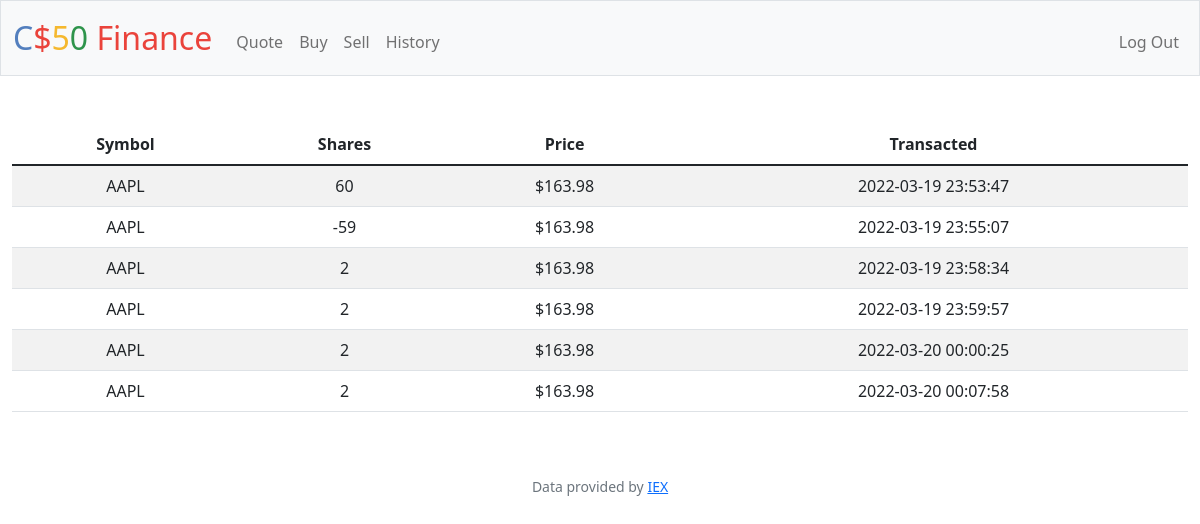
The app's page /history (signed in) with its own data.
### tables this page shows
CREATE TABLE transactions (
    id INTEGER PRIMARY KEY AUTOINCREMENT,
    user_id INTEGER NOT NULL,
    name TEXT NOT NULL,
    shares INTEGER NOT NULL,
    price NUMERIC NOT NULL,
    type TEXT NOT NULL,
    symbol TEXT NOT NULL,
    time TIMESTAMP DEFAULT CURRENT_TIMESTAMP,
    FOREIGN KEY(user_id) REFERENCES users(id)
    );

### app.py (the view)
@app.route("/history")
@login_required
def history():
    transactions = db.execute("SELECT symbol, shares, price, time FROM transactions WHERE user_id=?", session["user_id"])
    return render_template("history.html", transactions=transactions, usd_function=usd)

### app.py (called while the page is built)
@app.after_request
def after_request(response):
    response.headers["Cache-Control"] = "no-cache, no-store, must-revalidate"
    response.headers["Expires"] = 0
    response.headers["Pragma"] = "no-cache"
    return response

### helpers.py (called while the page is built)
def login_required(f):
    @wraps(f)
    def decorated_function(*args, **kwargs):
        if session.get("user_id") is None:
            return redirect("/login")
        return f(*args, **kwargs)
    return decorated_function

def usd(value):
    return f"${value:,.2f}"

### templates/history.html (shortened to what this page needs)
{% extends "layout.html" %}
{% block main %}
    <table class="table table-striped">
        <thead>
            <th>Symbol</th>
            <th>Shares</th>
            <th>Price</th>
            <th>Transacted</th>
        </thead>
        <tbody>
            {% for transaction in transactions %}
            <tr>
                <td> {{ transaction["symbol"] }} </td>
                <td> {{ transaction["shares"] }} </td>
                <td> {{ usd_function(transaction["price"]) }} </td>
                <td> {{ transaction["time"] }} </td>
            </tr>
            {% endfor %}
        </tbody>
    </table>
{% endblock %}

### records on screen
transactions: price "$163.98"
transactions: price "$163.98"
transactions: price "$163.98"
transactions: price "$163.98"
transactions: price "$163.98"
transactions: price "$163.98"
